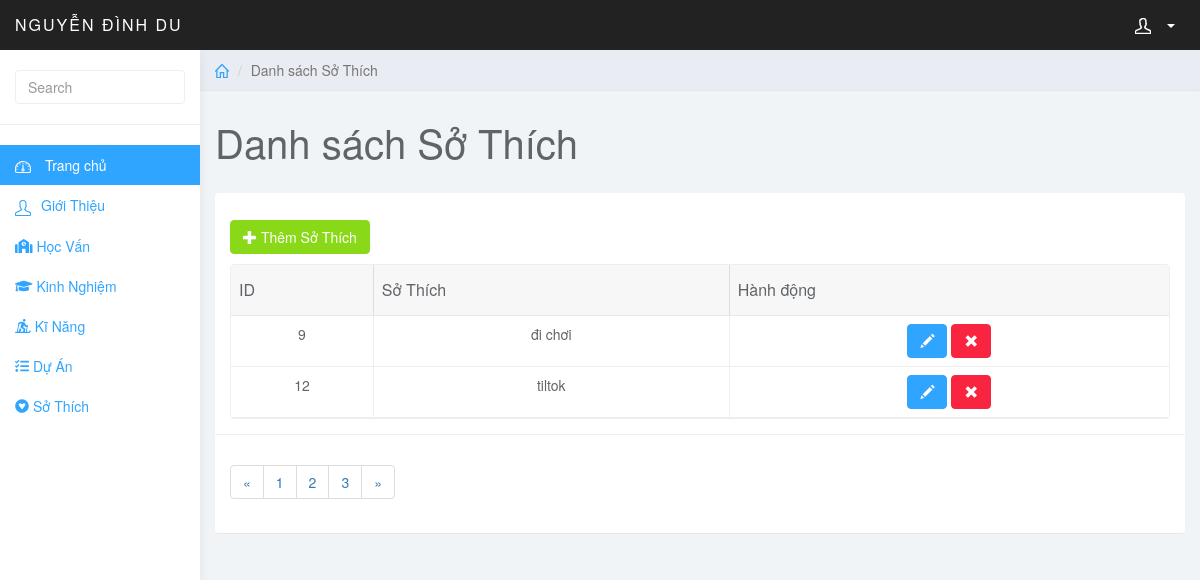
The app's page /admin/index.php?page=sothic (signed in) with its own data.
### tables this page shows
CREATE TABLE `sothic` (
  `id` int(11) NOT NULL,
  `name` varchar(255) NOT NULL
);

### admin/sothic.php (the view, shortened to what this page needs)
<?php
include('../config/connect.php');
$sql = "SELECT * FROM sothic";
$query =mysqli_query($conn, $sql);
?>
<div class="col-sm-9 col-sm-offset-3 col-lg-10 col-lg-offset-2 main">
    <div class="row">
        <ol class="breadcrumb">
            <li><a href="#"><svg class="glyph stroked home">
                        <use xlink:href="#stroked-home"></use>
                    </svg></a></li>
            <li class="active">Danh sách Sở Thích</li>
        </ol>
    </div>
    <div class="row">
        <div class="col-lg-12">
            <h1 class="page-header">Danh sách Sở Thích</h1>
        </div>
    </div>
    <div id="toolbar" class="btn-group">
        <a href="index.php?page=add_sothic" class="btn btn-success">
            <i class="glyphicon glyphicon-plus"></i> Thêm Sở Thích
        </a>
    </div>
    <div class="row">
        <div class="col-lg-12">
            <div class="panel panel-default">
                <div class="panel-body">
                    <table style="text-align: center;" data-toolbar="#toolbar" data-toggle="table">
                        <thead>
                            <tr>
                                <th data-field="id" data-sortable="true">ID</th>
                                <th data-field="name" data-sortable="true">Sở Thích</th>
                                <th>Hành động</th>
                            </tr>
                        </thead>
                        <tbody>
                            <?php
                            while($row = mysqli_fetch_array($query)){
                            ?>
                            <tr>
                                <td style="">
                                <?php echo $row['id'];?>
                                </td>
                                <td style="">
                                <?php echo $row['name'];?>
                                </td>
                                <td class="form-group">
											<a href="index.php?page=edit_sothic&id=<?php echo $row['id']; ?>" class="btn btn-primary"><i class="glyphicon glyphicon-pencil"></i></a>
											<a onclick="return confirm('Bạn muốn xóa không ?')" href="index.php?page=del_sothic&id=<?php echo $row['id']; ?>" class="btn btn-danger"><i class="glyphicon glyphicon-remove"></i></a>
										</td>
                            </tr>
                        <?php } ?>
                        </tbody>
                    </table>
                </div>
                <div class="panel-footer">
                    <nav aria-label="Page navigation example">
                        <ul class="pagination">
                            <li class="page-item"><a class="page-link" href="#">&laquo;</a></li>
                            <li class="page-item"><a class="page-link" href="#">1</a></li>
                            <li class="page-item"><a class="page-link" href="#">2</a></li>
                            <li class="page-item"><a class="page-link" href="#">3</a></li>
                            <li class="page-item"><a class="page-link" href="#">&raquo;</a></li>
                        </ul>
                    </nav>
                </div>
            </div>
        </div>
    </div>
</div>

### admin/css/styles.css (style rules this page uses)
body { background: #f1f4f7; padding-top: 50px; color: #5f6468; }
a, a:hover, a:focus { color: #30a5ff; }
h1, h2, h3, h4, h5, h6 { color: #5f6468; }
h1 { font-weight: 300; font-size: 40px; }
.btn-primary, .btn-primary:hover, .btn-primary:focus, .btn-primary:active, .btn-primary.active, .open>.dropdown-toggle.btn-primary, .btn-primary.disabled, .btn-primary[disabled], fieldset[disabled] .btn-primary, .btn-primary.disabled:hover, .btn-primary[disabled]:hover, fieldset[disabled] .btn-primary:hover, .btn-primary.disabled:focus, .btn-primary[disabled]:focus, fieldset[disabled] .btn-primary:focus, .btn-primary.disabled:active, .btn-primary[disabled]:active, fieldset[disabled] .btn-primary:active, .btn-primary.disabled.active, .btn-primary[disabled].active, fieldset[disabled] .btn-primary.active { background-color: #30a5ff; border-color: #30a5ff; }
.btn-success, .btn-success:hover, .btn-success:focus, .btn-success:active, .btn-success.active, .open>.dropdown-toggle.btn-success, .btn-success.disabled, .btn-success[disabled], fieldset[disabled] .btn-success, .btn-success.disabled:hover, .btn-success[disabled]:hover, fieldset[disabled] .btn-success:hover, .btn-success.disabled:focus, .btn-success[disabled]:focus, fieldset[disabled] .btn-success:focus, .btn-success.disabled:active, .btn-success[disabled]:active, fieldset[disabled] .btn-success:active, .btn-success.disabled.active, .btn-success[disabled].active, fieldset[disabled] .btn-success.active { background-color: #8ad919; border-color: #8ad919; }
.btn-danger, .btn-danger:hover, .btn-danger:focus, .btn-danger:active, .btn-danger.active, .open>.dropdown-toggle.btn-danger, .btn-danger.disabled, .btn-danger[disabled], fieldset[disabled] .btn-danger, .btn-danger.disabled:hover, .btn-danger[disabled]:hover, fieldset[disabled] .btn-danger:hover, .btn-danger.disabled:focus, .btn-danger[disabled]:focus, fieldset[disabled] .btn-danger:focus, .btn-danger.disabled:active, .btn-danger[disabled]:active, fieldset[disabled] .btn-danger:active, .btn-danger.disabled.active, .btn-danger[disabled].active, fieldset[disabled] .btn-danger.active { background-color: #f9243f; border-color: #f9243f; }
.panel { border: 0; }
.panel-footer { background: #fff; border-top: 1px solid #eee; }
.breadcrumb { border-radius: 0; padding: 10px 15px; background: #e9ecf2; box-shadow: 0 1px 1px rgba(0, 0, 0, .05); margin: 0; }
h1.page-header { margin-top: 30px; border-bottom: 0; }
.table { background: #fff; }
.breadcrumb .glyph { height: 14px; width: 14px; margin: -2px 0 0 0; stroke-width: 4px; }

### records on screen
sothic: id "9", name "đi chơi"
sothic: id "12", name "tiltok"
